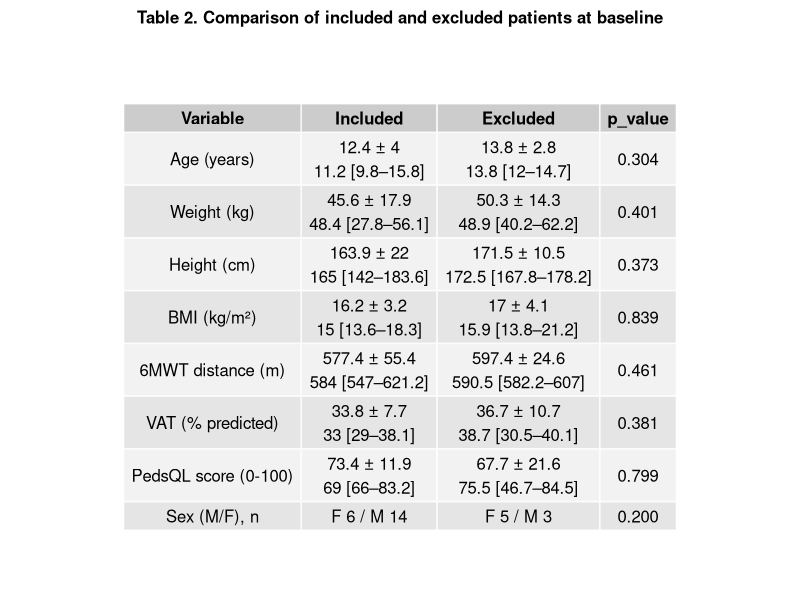

Recreate this plot in R.
## ---- chunk 1
knitr::opts_chunk$set(echo = TRUE, warning = FALSE, message = FALSE)
## ---- chunk 2
# Load package
library(readxl)

# Import datasets
included_data <- read_excel("data/data_clean.xlsx")
excluded_data <- read_excel("data/data_excluded.xlsx")

# Check structure
str(included_data)
str(excluded_data)
## ---- chunk 3

# Load packages
library(gridExtra)
library(grid)

# Functions

# Mean ± SD
mean_sd <- function(x) {
  paste0(
    round(mean(x, na.rm = TRUE), 1), " ± ",
    round(sd(x, na.rm = TRUE), 1)
  )
}

# Median [IQR]
median_iqr <- function(x) {
  paste0(
    round(median(x, na.rm = TRUE), 1), " [",
    round(quantile(x, 0.25, na.rm = TRUE), 1), "–",
    round(quantile(x, 0.75, na.rm = TRUE), 1), "]"
  )
}

# Variables

vars <- c("age", "weight_kg", "height_cm", "bmi_kg_cm2",
          "6minwt_distance_traveled_m_before","vat_before",
          "pedsql_totalself_before")

# p-values

p_values <- sapply(vars, function(var) {
  
  x <- included_data[[var]]
  y <- excluded_data[[var]]
  
  # Remove NA
  x <- x[!is.na(x)]
  y <- y[!is.na(y)]
  
  # Quantitative → Mann-Whitney
  test <- wilcox.test(x, y)
  
  return(round(test$p.value, 3))
})

# Build clean table

table_final <- data.frame(
  Variable = vars,
  Included = paste0(
    sapply(included_data[vars], mean_sd), "\n",
    sapply(included_data[vars], median_iqr)
  ),
  Excluded = paste0(
    sapply(excluded_data[vars], mean_sd), "\n",
    sapply(excluded_data[vars], median_iqr)
  ),
  p_value = p_values
)

# Remove row names
rownames(table_final) <- NULL

# Rename variables 
table_final$Variable <- c(
  "Age (years)",
  "Weight (kg)",
  "Height (cm)",
  "BMI (kg/m²)",
  "6MWT distance (m)",
  "VAT (% predicted)",
  "PedsQL score (0-100)"
)

# ---- FISHER TEST FOR SEX ----

fisher_test <- fisher.test(
  table(
    sexe = c(included_data$sexe, excluded_data$sexe),
    group = c(
      rep("Included", nrow(included_data)),
      rep("Excluded", nrow(excluded_data))
    )
  )
)

p_sexe <- round(fisher_test$p.value, 3)

# ---- COUNTS ----
sexe_included <- table(included_data$sexe)
sexe_excluded <- table(excluded_data$sexe)

# Format (ex: M 12 / F 8)
sexe_included_txt <- paste(names(sexe_included), sexe_included, collapse = " / ")
sexe_excluded_txt <- paste(names(sexe_excluded), sexe_excluded, collapse = " / ")

# ---- ADD ROW TO TABLE ----
table_final <- rbind(
  table_final,
  data.frame(
    Variable = "Sex (M/F), n",
    Included = sexe_included_txt,
    Excluded = sexe_excluded_txt,
    p_value = p_sexe,
    stringsAsFactors = FALSE
  )
)

# Display table in RMarkdown
table_final

# Export to PDF

pdf("figures/Table_2_Comparison_Included_Excluded at baseline.pdf", width = 8, height = 7)

grid.arrange(
  textGrob(
    "Table 2. Comparison of included and excluded patients at baseline",
    gp = gpar(fontsize = 12, fontface = "bold")
  ),
  tableGrob(table_final, rows = NULL),
  ncol = 1,
  heights = c(0.3, 5) 
)
dev.off()
## ---- chunk 4

# Paired Wilcoxon test
wilcox_test <- wilcox.test(
  included_data$`6minwt_distance_traveled_m_before`,
  included_data$`6minwt_distance_traveled_m_after`,
  paired = TRUE
)

wilcox_test
